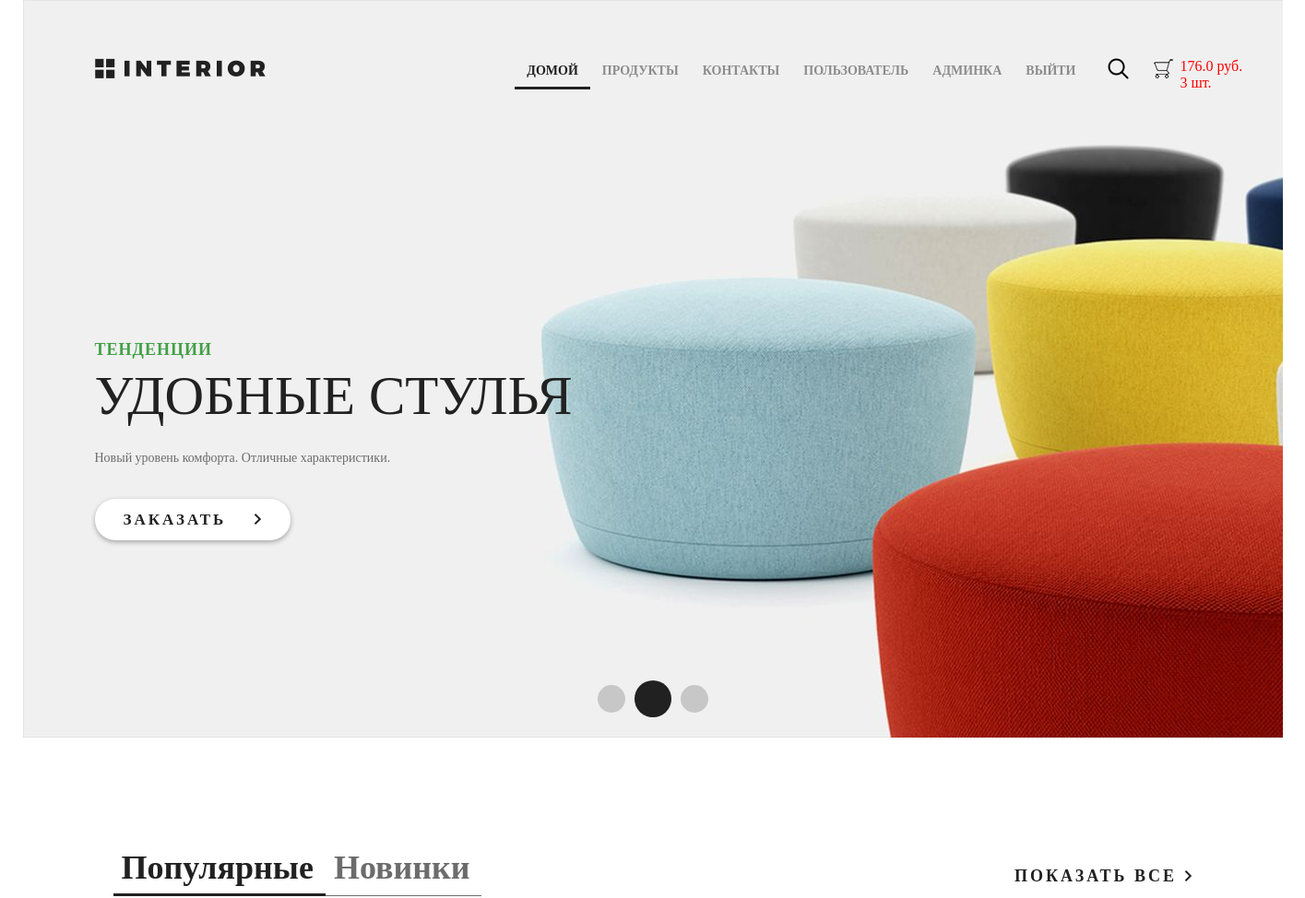
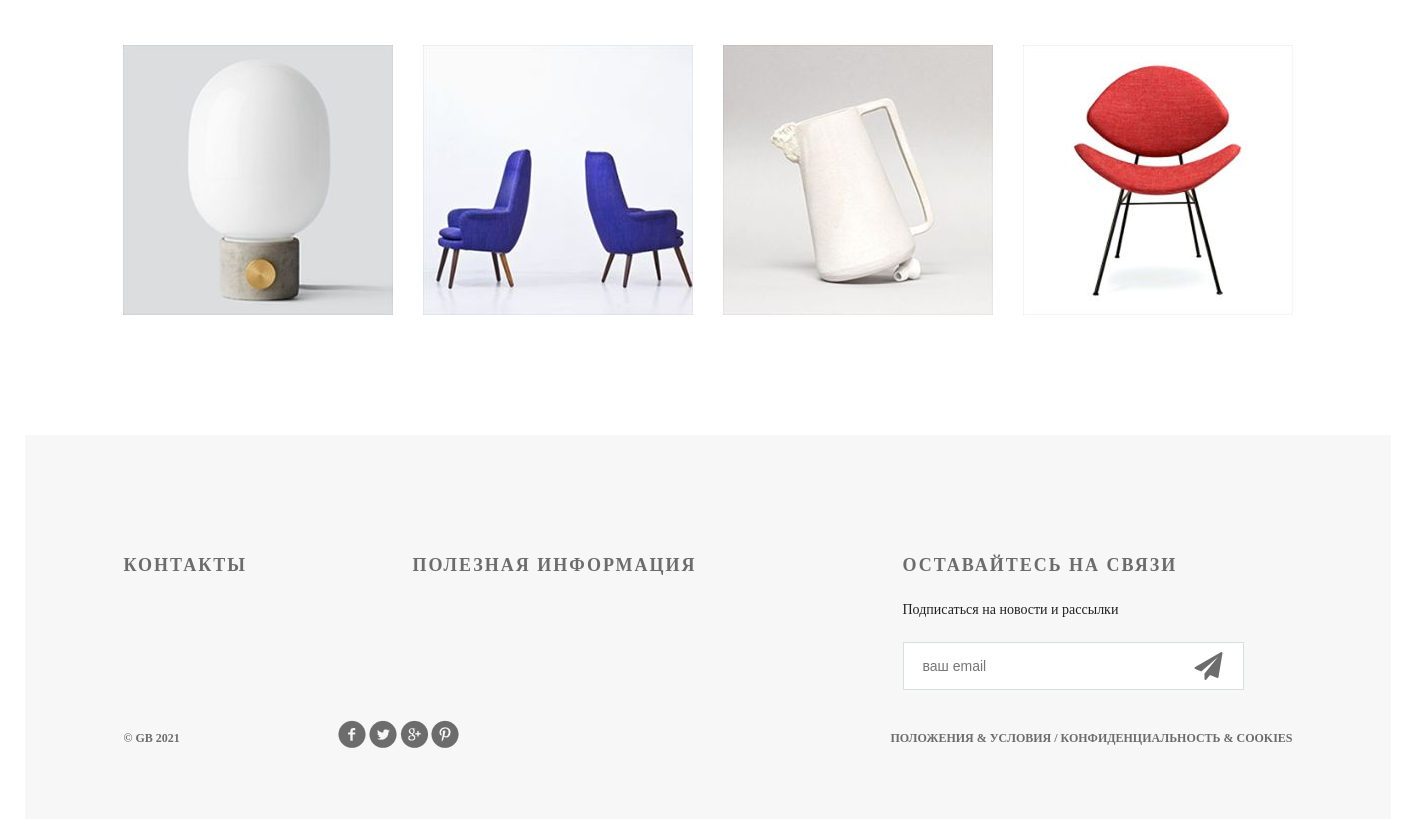
Page / (signed in) on the committed database (2 pictures, top to bottom).
### authapp/models.py (models this page shows, shortened)
class ShopUser(AbstractUser):
    avatar = models.ImageField(upload_to='users_avatars', blank=True, verbose_name='аватар')
    age = models.PositiveIntegerField(verbose_name='возраст')
    activate_key = models.CharField(max_length=128, blank=True, null=True, verbose_name='Ключ активации')
    activate_key_expired = models.DateTimeField(blank=True, null=True)

### basketapp/models.py (models this page shows)
class Basket(models.Model):
    user = models.ForeignKey(settings.AUTH_USER_MODEL, on_delete=models.CASCADE, related_name='basket')
    product = models.ForeignKey(Product, on_delete=models.CASCADE)
    quantity = models.PositiveSmallIntegerField(default=0)
    created_at = models.DateTimeField(auto_now_add=True)
    @property
    def product_cost(self):
        return self.quantity * self.product.price
    @property
    def total_quantity(self):
        _items = Basket.objects.filter(user=self.user)
        return sum(list(map(lambda x: x.quantity, _items)))
    @property
    def total_cost(self):
        _items = Basket.objects.filter(user=self.user)
        return sum(list(map(lambda x: x.product_cost, _items)))

### mainapp/models.py (models this page shows, shortened)
class Product(models.Model):
    category = models.ForeignKey(ProductCategory, on_delete=models.CASCADE, verbose_name='категория')
    name = models.CharField(max_length=128, verbose_name='название')
    image = models.ImageField(upload_to='products', blank=True, verbose_name='картинка')
    short_desc = models.CharField(max_length=255, blank=True, verbose_name='краткое описание')
    description = models.TextField(blank=True, verbose_name='описание')
    price = models.DecimalField(max_digits=10, decimal_places=2, default=0, verbose_name='цена')
    quantity = models.PositiveIntegerField(default=0, verbose_name='количество на складе')
    is_active = models.BooleanField(default=True)

### mainapp/views.py (the view)
# urls.py: path('', mainapp.index, name="index"),
def index(request):
    context = {
        'title': 'Главная',
        'products': Product.objects.all()[:4],
    }
    return render(request, 'mainapp/index.html', context)

### mainapp/context_processors.py (called while the page is built)
def basket(request):
    basket_items = []
    if request.user.is_authenticated:
        basket_items = Basket.objects.filter(user=request.user)
    return {
        'basket': basket_items
    }

### mainapp/templates/mainapp/index.html (shortened to what this page needs)
{% extends 'mainapp/base.html' %}
{% load static %}
	{% block menu %}
		<div class="slider">
			<div class="header clearfix">
				{% include 'mainapp/includs/inc_main_menu.html' %}
			</div>
			<div class="text-slider">
				<h3 class="green">тенденции</h3>
				<h3 class="big"> удобные стулья</h3>
				<p>Новый уровень комфорта. Отличные характеристики.</p>
				<a href="#" class="button-order">заказать <img src="{% static 'img/arrow.png' %}" alt=""></a>
			</div>
			<div class="navi">
				<a href="#"></a><a href="#"></a><a href="#"></a>
			</div>
		</div>
	{% endblock %}
	{% block content %}
		<div class="featured">
			<div class="featured-menu">
					<a class="active" href="#">Популярные</a><a href="#">Новинки</a>
			</div>
			<a class="explore" href="#">показать все <img src="{% static 'img/arrow.png' %}" alt=""></a>
			<div class="clearfix">
			</div>
			<div class="tab-content">
				{% for product in products %}
				<div class="block">
					<a href="{% url 'mainapp:product' product.pk %}"><img src="/media/{{ product.image }}" alt="" height="270" width="270">
					</a>
				</div>
				{% endfor %}
			</div>
		</div>
	{% endblock %}

### mainapp/templates/mainapp/includs/inc_main_menu.html (shortened to what this page needs)
<a href="{% url 'index' %}" class="logo"></a>
<ul class="menu">
    <li><a href="{% url 'index' %}"
                {% if request.resolver_match.url_name == 'index' %}class='active'{% endif %}
        >домой</a></li>
    <li><a href="{% url 'products:products' %}"
        >продукты</a></li>
    <li><a href="{% url 'contact' %}"
        >контакты</a></li>
    <li>
        {% if user.is_authenticated %}
            <a href="{% url 'auth:edit' %}">{{ user.first_name|default:'пользователь' }}</a>
                {% if user.is_superuser %}
                    <li><a href="{% url 'adminapp:user_list' %}">админка</a></li>
                {% endif %}
            <a href="{% url 'auth:logout' %}">выйти</a>
        {% else %}
            <a href="{% url 'auth:register' %}">регистрация</a>
            <a href="{% url 'auth:login' %}">войти</a>
        {% endif %}
    </li>
</ul>
<a href="#" class="search"></a>
<a href="{% url 'basket:basket' %}" class="basket">
    <span style="color:red;">
        {% if user.is_authenticated %}
            {% if basket %}
                {{ basket.0.total_cost|floatformat:1 }} руб. <br>
                {{ basket.0.total_quantity }} шт.
            {% endif %}
        {% endif %}
    </span>
</a>

### static/css/style.css (style rules this page uses)
* { margin: 0; padding: 0; }
body { new_product font-family: 'Montserrat', sans-serif; }
html, body { height: 100%; }
.slider { height: 800px; background-image: url(/static/img/slider.jpg); padding-left: 78px; padding-right: 211px; position: relative; }
.logo { background-image: url(/static/img/logo.png); margin-top: 63px; width: 185px; height: 22px; float: left; }
.menu { list-style-type: none; margin-top: 67px; float: right; }
.menu li { float: left; }
.menu a { color: #8c8c8c; font-size: 14px; font-weight: 700; text-align: right; text-transform: uppercase; text-decoration: none; padding: 10px 13px; }
.menu .active { color: #212121; font-weight: 700; border-bottom: 3px solid #212121; }
.search { display: block; width: 23px; height: 23px; background-image: url(/static/img/search.png); position: absolute; top: 63px; left: 1176px; }
.basket { display: block; width: 23px; height: 23px; background-image: url(/static/img/basket.png); position: absolute; top: 63px; left: 1225px; text-decoration: none; color: #555; }
.basket span { display: block; margin-left: 30px; width: 150px; }
.clearfix:after { content: ""; display: block; clear: both; }
.text-slider { margin-top: 288px; position: absolute; }
.text-slider p { color: #6c6c6c; font-size: 14px; text-align: left; width: 458px; line-height: 24px; }
.button-order { background-color: #ffffff; box-shadow: 0px 2px 4.85px 0.15px rgba(33, 33, 33, 0.35); width: 212px; height: 45px; display: block; text-transform: uppercase; text-align: center; border-radius: 22px; text-decoration: none; color: #212121; font-size: 17px; font-weight: 700; line-height: 45px; margin-top: 32px; letter-spacing: 3px; }
.button-order img { padding-left: 22px; }
.green { text-transform: uppercase; color: #43a047; font-size: 18px; font-weight: 700; text-align: left; margin-bottom: 22px; line-height: 13px; letter-spacing: 1px; }
.big { color: #212121; font-size: 59px; line-height: 43px; text-transform: uppercase; font-weight: 100; margin-bottom: 34px; }
.navi { position: absolute; bottom: 22px; right: 618px; display: flex; width: 130px; height: 40px; justify-content: space-between; align-items: center; }
.navi a { display: block; width: 30px; height: 30px; border-radius: 50%; background-color: rgba(33, 33, 33, 0.2); float: left; margin: 0px 5px; }
.navi a:nth-child(2) { display: block; width: 40px; height: 40px; border-radius: 50%; background-color: #212121; float: left; margin: 0px; }
.featured { padding-left: 98px; padding-right: 98px; }
.featured-menu { margin-top: 120px; width: 300px; height: 49px; float: left; }
.featured-menu a { color: #6c6c6c; font-size: 36px; font-weight: 700; text-align: left; text-decoration: none; border-bottom: 1px solid #6c6c6c; padding-bottom: 10px; padding-right: 13px; padding-left: 9px; }
.featured-menu .active { font-size: 36px; font-weight: 700; text-align: left; color: #212121; border-bottom: 3px solid #212121; padding-bottom: 8px; }
.explore { text-transform: uppercase; color: #212121; font-size: 18px; font-weight: 700; line-height: 24px; text-align: center; float: right; margin-top: 138px; letter-spacing: 3px; text-decoration: none; }
.tab-content { margin-top: 50px; display: flex; justify-content: space-between; margin-bottom: 120px; }
.tab-content .block { height: 270px; width: 270px; position: relative; }

### rows in the picture
ShopUser: first_name "ПОЛЬЗОВАТЕЛЬ"
Basket: user+quantity+product "176.0", user+quantity "3"
Product: image (picture)
Product: image (picture)
Product: image (picture)
Product: image (picture)
